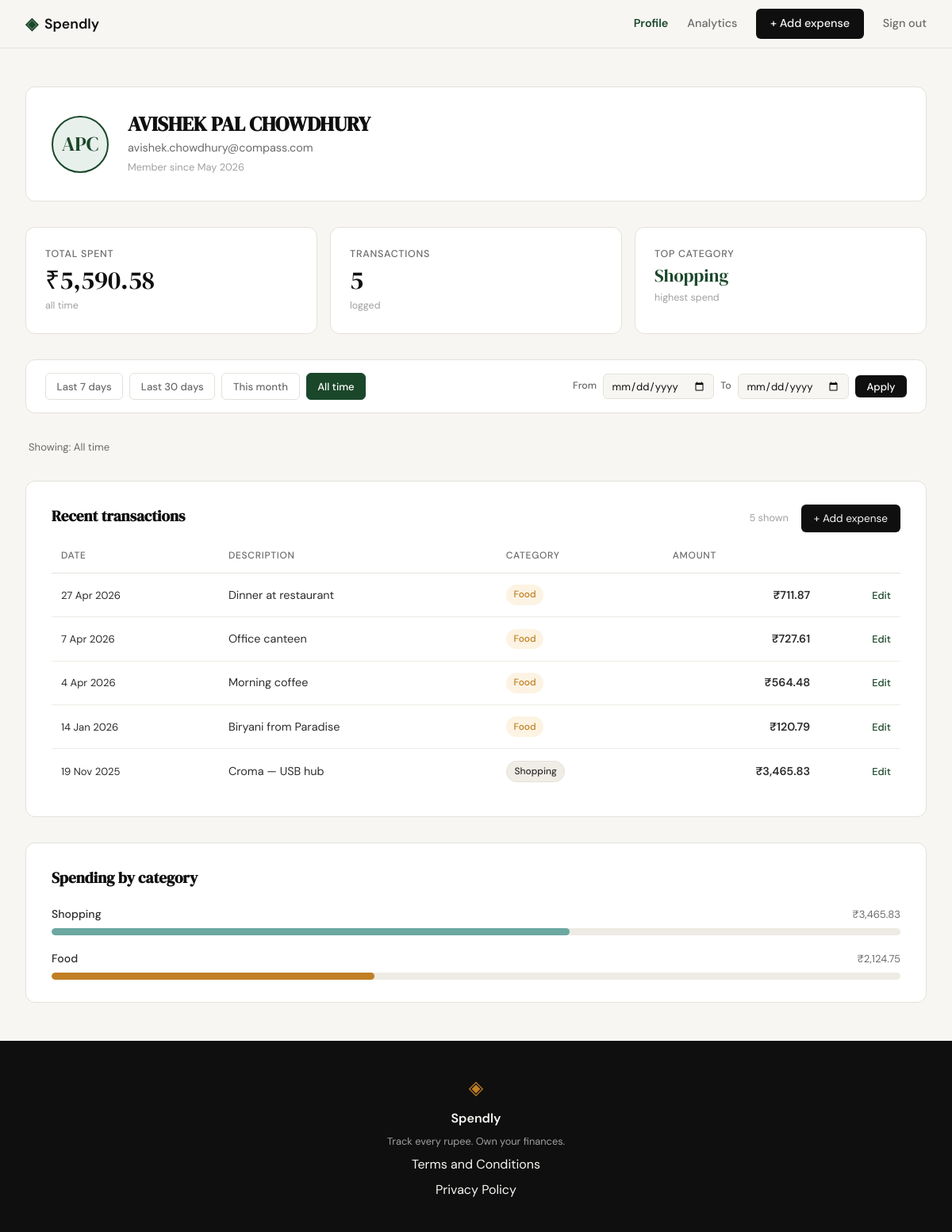
/profile (signed in), run on an earlier commit of the app's database.
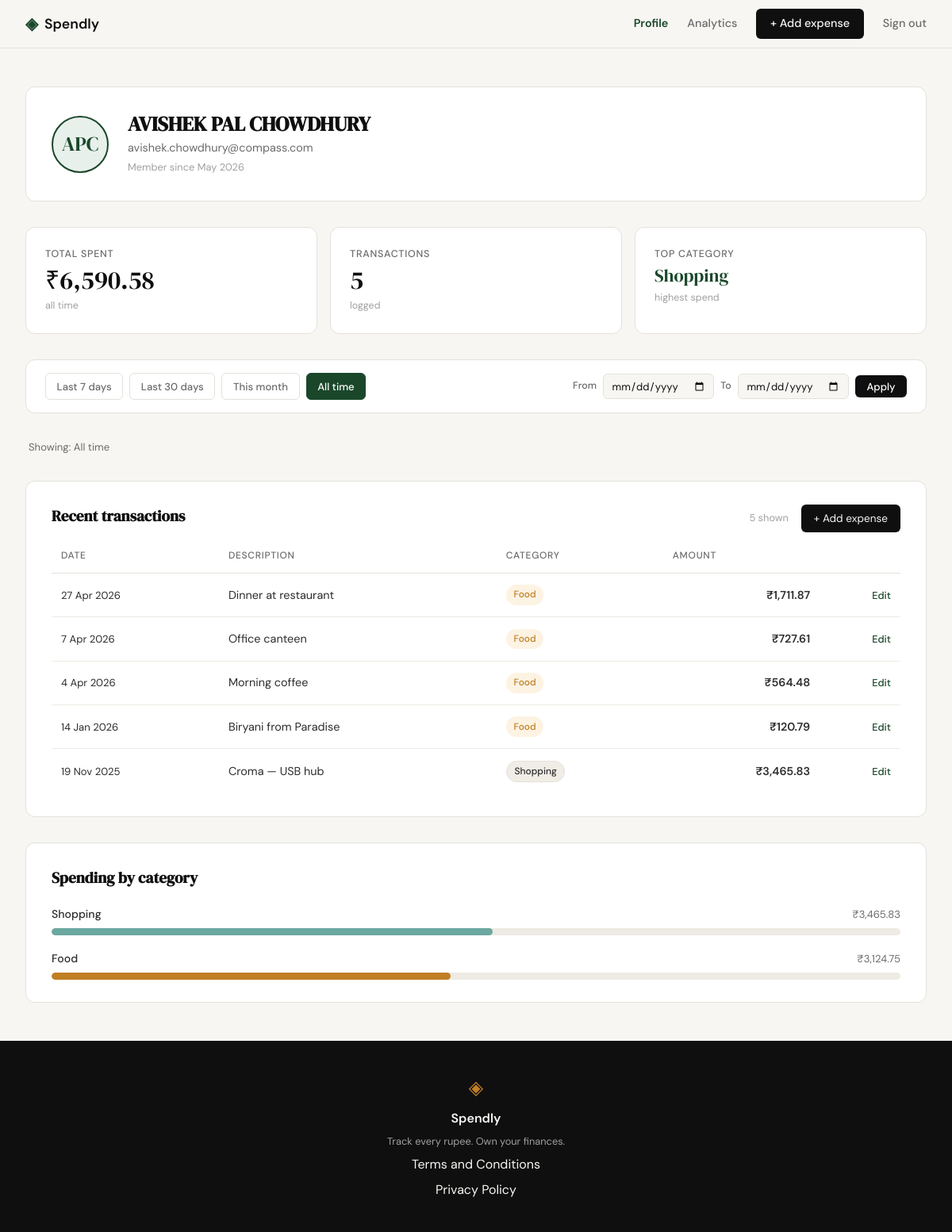
And on a later commit of the database.
### tables this page shows
CREATE TABLE users (
            id            INTEGER PRIMARY KEY AUTOINCREMENT,
            name          TEXT    NOT NULL,
            email         TEXT    UNIQUE NOT NULL,
            password_hash TEXT    NOT NULL,
            created_at    TEXT    DEFAULT (datetime('now'))
        );

CREATE TABLE expenses (
            id          INTEGER PRIMARY KEY AUTOINCREMENT,
            user_id     INTEGER NOT NULL REFERENCES users(id),
            amount      REAL    NOT NULL,
            category    TEXT    NOT NULL,
            date        TEXT    NOT NULL,
            description TEXT,
            created_at  TEXT    DEFAULT (datetime('now'))
        );

### app.py (the view)
@app.route("/profile")
def profile():
    if not session.get("user_id"):
        return redirect(url_for("login"))
    db_user = get_user_by_id(session["user_id"])
    if db_user is None:
        abort(404)
    created_at = datetime.strptime(db_user["created_at"][:19], "%Y-%m-%d %H:%M:%S")
    member_since = created_at.strftime("%B %Y")
    initials = "".join(word[0].upper() for word in db_user["name"].split() if word)
    user = {
        "name": db_user["name"],
        "email": db_user["email"],
        "initials": initials,
        "member_since": member_since,
    }
    period = request.args.get("period", "all")
    raw_from = request.args.get("from", "").strip()
    raw_to = request.args.get("to", "").strip()
    today = datetime.today().date()
    date_from = date_to = None
    if raw_from and raw_to:
        try:
            date_from = datetime.strptime(raw_from, "%Y-%m-%d").date()
            date_to = datetime.strptime(raw_to, "%Y-%m-%d").date()
        except ValueError:
            date_from = date_to = None
    if date_from and date_to:
        df_str = date_from.strftime("%Y-%m-%d")
        dt_str = date_to.strftime("%Y-%m-%d")
        filter_label = (
            f"{date_from.strftime('%d %b %Y')} – {date_to.strftime('%d %b %Y')}"
        )
        active_period = "custom"
    else:
        if period not in ("7d", "30d", "month", "all"):
            period = "all"
        if period == "7d":
            df_str = (today - timedelta(days=6)).strftime("%Y-%m-%d")
            dt_str = today.strftime("%Y-%m-%d")
            filter_label = "Last 7 days"
            active_period = "7d"
        elif period == "30d":
            df_str = (today - timedelta(days=29)).strftime("%Y-%m-%d")
            dt_str = today.strftime("%Y-%m-%d")
            filter_label = "Last 30 days"
            active_period = "30d"
        elif period == "month":
            df_str = today.replace(day=1).strftime("%Y-%m-%d")
            dt_str = today.strftime("%Y-%m-%d")
            filter_label = "This month"
            active_period = "month"
        else:
            df_str = dt_str = None
            filter_label = "All time"
            active_period = "all"
    raw_stats = get_stats_by_user(session["user_id"], date_from=df_str, date_to=dt_str)
    stats = {
        "total_spent": f"₹{raw_stats['total_spent']:,.2f}",
        "transaction_count": raw_stats["transaction_count"],
        "top_category": raw_stats["top_category"],
    }
    raw_transactions = get_expenses_by_user(
        session["user_id"], date_from=df_str, date_to=dt_str
    )
    transactions = [
        {
            "id": tx["id"],
            "date": tx["date"],
            "description": tx["description"],
            "category": tx["category"],
            "category_key": tx["category_key"],
            "amount": f"₹{tx['amount']:,.2f}",
        }
        for tx in raw_transactions
    ]
    raw_categories = get_categories_by_user(
        session["user_id"], date_from=df_str, date_to=dt_str
    )
    categories = [
        {
            "name": cat["name"],
            "key": cat["key"],
            "amount": f"₹{cat['amount']:,.2f}",
            "percent": cat["percent"],
        }
        for cat in raw_categories
    ]
    return render_template(
        "profile.html",
        user=user,
        stats=stats,
        transactions=transactions,
        categories=categories,
        filter_label=filter_label,
        active_period=active_period,
        raw_from=raw_from,
        raw_to=raw_to,
    )

### database/db.py (called while the page is built)
def get_db():
    db_path = os.path.join(os.path.dirname(__file__), "..", "spendly.db")
    conn = sqlite3.connect(db_path)
    conn.row_factory = sqlite3.Row
    conn.execute("PRAGMA foreign_keys = ON")
    return conn

def get_user_by_id(user_id):
    conn = get_db()
    row = conn.execute("SELECT * FROM users WHERE id = ?", (user_id,)).fetchone()
    conn.close()
    return row

### templates/profile.html (shortened to what this page needs)
{% extends "base.html" %}
{% block content %}
<section class="profile-page">
  <div class="profile-inner">
    <div class="profile-hero">
      <div class="profile-avatar">
        <span class="profile-avatar-initials">{{ user.initials }}</span>
      </div>
      <div class="profile-identity">
        <h1 class="profile-name">{{ user.name }}</h1>
        <p class="profile-email">{{ user.email }}</p>
        <p class="profile-since">Member since {{ user.member_since }}</p>
      </div>
    </div>
    <div class="profile-stats">
      <div class="profile-stat-card">
        <span class="profile-stat-label">Total spent</span>
        <span class="profile-stat-value">{{ stats.total_spent }}</span>
        <span class="profile-stat-sub">all time</span>
      </div>
      <div class="profile-stat-card">
        <span class="profile-stat-label">Transactions</span>
        <span class="profile-stat-value">{{ stats.transaction_count }}</span>
        <span class="profile-stat-sub">logged</span>
      </div>
      <div class="profile-stat-card">
        <span class="profile-stat-label">Top category</span>
        <span class="profile-stat-value profile-stat-category">{{ stats.top_category }}</span>
        <span class="profile-stat-sub">highest spend</span>
      </div>
    </div>
    <div class="filter-bar">
      <div class="filter-presets">
        <a href="?period=7d"    class="filter-btn{% if active_period == '7d'    %} active{% endif %}">Last 7 days</a>
        <a href="?period=30d"   class="filter-btn{% if active_period == '30d'   %} active{% endif %}">Last 30 days</a>
        <a href="?period=month" class="filter-btn{% if active_period == 'month' %} active{% endif %}">This month</a>
        <a href="?period=all"   class="filter-btn{% if active_period == 'all'   %} active{% endif %}">All time</a>
      </div>
      <form class="filter-custom{% if active_period == 'custom' %} active{% endif %}" method="GET" action="{{ url_for('profile') }}">
        <label class="filter-date-label" for="from-date">From</label>
        <input class="filter-date-input" type="date" id="from-date" name="from" value="{{ raw_from }}">
        <label class="filter-date-label" for="to-date">To</label>
        <input class="filter-date-input" type="date" id="to-date"   name="to"   value="{{ raw_to }}">
        <button class="filter-apply-btn" type="submit">Apply</button>
      </form>
    </div>
    <div class="filter-label-row">
      <span class="filter-label-text">Showing: {{ filter_label }}</span>
    </div>
    <div class="profile-section">
      <div class="profile-section-header">
        <h2 class="profile-section-title">Recent transactions</h2>
        <div class="transactions-header-right">
          <span class="profile-section-count">{{ transactions | length }} shown</span>
          <a href="{{ url_for('add_expense') }}" class="nav-cta btn-add-expense">+ Add expense</a>
        </div>
      </div>
      <div class="profile-table-wrap">
        <table class="profile-table">
          <thead>
            <tr>
              <th>Date</th>
              <th>Description</th>
              <th>Category</th>
              <th class="profile-th-amount">Amount</th>
              <th></th>
            </tr>
          </thead>
          <tbody>
            {% for tx in transactions %}
            <tr>
              <td class="profile-td-date">{{ tx.date }}</td>
              <td class="profile-td-desc">{{ tx.description }}</td>
              <td>
                <span class="profile-badge profile-badge-{{ tx.category_key }}">
                  {{ tx.category }}
                </span>
              </td>
              <td class="profile-td-amount">{{ tx.amount }}</td>
              <td class="profile-td-actions">
                <a href="{{ url_for('edit_expense', id=tx.id) }}" class="profile-action-link">Edit</a>
              </td>
            </tr>
            {% endfor %}
          </tbody>
        </table>
      </div>
    </div>
    <div class="profile-section">
      <div class="profile-section-header">
        <h2 class="profile-section-title">Spending by category</h2>
      </div>
      <div class="profile-breakdown">
        {% for cat in categories %}
        <div class="profile-breakdown-row">
          <div class="profile-breakdown-meta">
            <span class="profile-breakdown-name">{{ cat.name }}</span>
            <span class="profile-breakdown-amount">{{ cat.amount }}</span>
          </div>
          <div class="mock-bar-track">
            <div class="mock-bar profile-bar-{{ cat.key }}" style="width: {{ cat.percent }}%"></div>
          </div>
        </div>
        {% endfor %}
      </div>
    </div>
  </div>
</section>
{% endblock %}

### templates/base.html (shortened to what this page needs)
<!DOCTYPE html>
<html lang="en">
<head>
    <link rel="stylesheet" href="{{ url_for('static', filename='css/style.css') }}">
</head>
<body>
    <nav class="navbar">
        <div class="nav-inner">
            <a href="{{ url_for('landing') }}" class="nav-brand">
                <span class="brand-icon">◈</span>
                <span class="brand-name">Spendly</span>
            </a>
            <div class="nav-links">
                {% if session.get("user_id") %}
                    <a href="{{ url_for('profile') }}" class="{% if request.endpoint == 'profile' %}nav-link-active{% endif %}">Profile</a>
                    <a href="{{ url_for('analytics') }}" class="{% if request.endpoint == 'analytics' %}nav-link-active{% endif %}">Analytics</a>
                    <a href="{{ url_for('add_expense') }}" class="nav-cta">+ Add expense</a>
                    <a href="{{ url_for('logout') }}">Sign out</a>
                {% else %}
                    <a href="{{ url_for('login') }}">Sign in</a>
                    <a href="{{ url_for('register') }}" class="nav-cta">Get started</a>
                {% endif %}
            </div>
        </div>
    </nav>
    <main class="main-content">
        {% block content %}{% endblock %}
    </main>
    <footer class="footer">
        <div class="footer-inner">
            <span class="brand-icon">◈</span>
            <span class="footer-name">Spendly</span>
            <p class="footer-copy">Track every rupee. Own your finances.</p>
            <a href="/terms">Terms and Conditions</a>
            <a href="/privacy">Privacy Policy</a>
        </div>
    </footer>
</body>
</html>

What changed in the data, as far as the page shows it:
changed expenses "Dinner at restaurant": amount "₹711.87" → "₹1,711.87"
Also different on the page:
{{ stats.total_spent }}: "₹5,590.58" → "₹6,590.58"
{{ cat.percent }}: 61 → 52 (drawn)
new list line: "Food ₹3,124.75"
list line gone: "Food ₹2,124.75"
